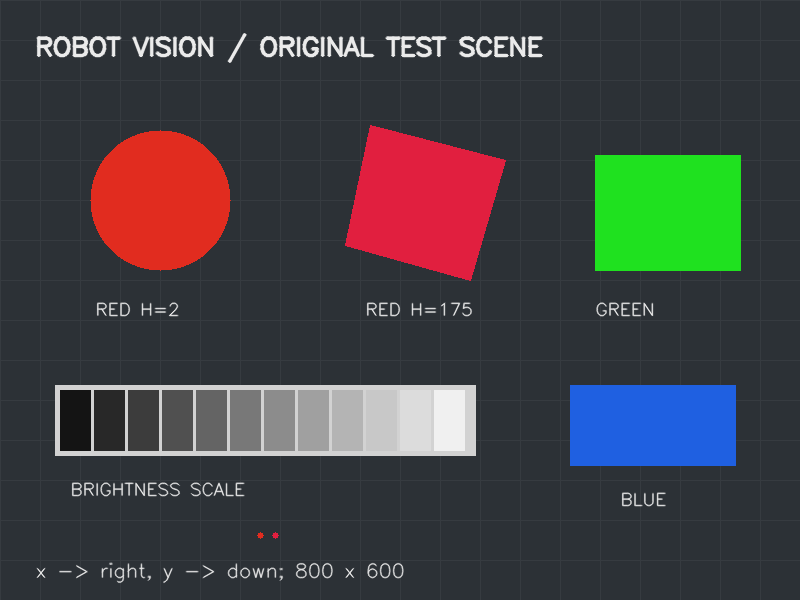
#> input picture data/scene.png, 800 x 600 px
$ python lesson03_drawing.py
#> lines starting #> are read from the running program, lines starting #| are printed output that depends on the picture; after the words box and inside, x2 and y2 are one past the last pixel; in counts of white or black regions, pixels touching at a corner belong together
### rosmaster_cv/common.py
"""Общие операции с изображениями; совместимо с Python 3.6 и OpenCV 4.x."""

import json
from pathlib import Path
import cv2
import numpy as np


def ensure_out(path):
    """Создать каталог результатов и вернуть pathlib.Path."""
    directory = Path(path).expanduser()
    directory.mkdir(parents=True, exist_ok=True)
    if not directory.is_dir():
        raise ValueError("Путь результатов не является каталогом: {}".format(directory))
    return directory


def read_image(path):
    """Прочитать изображение как uint8 BGR, с понятной ошибкой и Unicode-путями."""
    source = Path(path).expanduser()
    if not source.is_file():
        raise FileNotFoundError(
            "Не найдено изображение: {}. Проверьте --input и рабочую папку; "
            "учебные данные создаёт python3 tools/generate_data.py.".format(source)
        )
    encoded = np.fromfile(str(source), dtype=np.uint8)
    if encoded.size == 0:
        raise ValueError("Файл изображения пуст: {}".format(source))
    image = cv2.imdecode(encoded, cv2.IMREAD_COLOR)
    if image is None or image.size == 0:
        raise ValueError("OpenCV не смог прочитать изображение: {}".format(source))
    return image


# [22 lines left out: functions save_image, save_json, not called in this run]


def red_mask(image, saturation_min=80, value_min=60, hue_width=10):
    """Маска красного: объединение диапазонов около H=0 и H=179.

    В 8-битном HSV OpenCV H лежит в 0..179, S и V — в 0..255.
    """
    if not 0 <= saturation_min <= 255 or not 0 <= value_min <= 255:
        raise ValueError("Пороги S и V должны лежать в диапазоне 0..255.")
    if not 1 <= hue_width <= 30:
        raise ValueError("Ширина красного диапазона H должна быть от 1 до 30.")
    hsv = cv2.cvtColor(image, cv2.COLOR_BGR2HSV)
    low = cv2.inRange(hsv, (0, saturation_min, value_min), (hue_width, 255, 255))
    high = cv2.inRange(hsv, (180 - hue_width, saturation_min, value_min), (179, 255, 255))
    return cv2.bitwise_or(low, high)


# [4 lines left out: function find_external_contours, not called in this run]


def image_arguments(parser, lesson, default_input="data/scene.png"):
    parser.add_argument("--input", default=default_input, help="Входное изображение (по умолчанию %(default)s)")
    parser.add_argument("--out", default="outputs/{:02d}".format(lesson), help="Каталог результатов (по умолчанию %(default)s)")
    return parser


def run_cli(parser, action, argv=None):
    """Обработка ожидаемых ошибок без длинной трассировки для студента."""
    args = parser.parse_args(argv)
    try:
        result = action(args)
    except (OSError, ValueError, cv2.error) as exc:
        parser.error(str(exc))
    print("Готово: {}".format(Path(args.out).expanduser().resolve()))
    return result

### rosmaster_cv/lesson03_drawing.py
"""Урок 03: рисование, HSV, бинаризация, морфология и границы."""

import argparse
import cv2
import numpy as np
from .common import ensure_out, image_arguments, read_image, red_mask, run_cli, save_image, save_json


def execute(args):
    if not 0 <= args.threshold <= 255:
        raise ValueError("--threshold должен быть от 0 до 255.")
    if args.kernel < 1 or args.kernel > 31 or args.kernel % 2 == 0:
        raise ValueError("--kernel должен быть нечётным числом от 1 до 31.")
    if not 0 <= args.canny[0] < args.canny[1] <= 255:
        raise ValueError("--canny LOW HIGH: требуется 0 <= LOW < HIGH <= 255.")
    image = read_image(args.input)
    height, width = image.shape[:2]
    gray = cv2.cvtColor(image, cv2.COLOR_BGR2GRAY)
    hsv = cv2.cvtColor(image, cv2.COLOR_BGR2HSV)
    mask = red_mask(image, args.s_min, args.v_min, args.hue_width)
    kernel = cv2.getStructuringElement(cv2.MORPH_ELLIPSE, (args.kernel, args.kernel))
    opened = cv2.morphologyEx(mask, cv2.MORPH_OPEN, kernel)
    closed = cv2.morphologyEx(opened, cv2.MORPH_CLOSE, kernel)
    _, thresholded = cv2.threshold(gray, args.threshold, 255, cv2.THRESH_BINARY)
    canny = cv2.Canny(gray, args.canny[0], args.canny[1])
    annotated = image.copy()
    cv2.line(annotated, (0, height // 2), (width - 1, height // 2), (255, 255, 0), 2)
    cv2.rectangle(annotated, (width // 10, height // 10), (9 * width // 10, 9 * height // 10), (0, 255, 255), 2)
    cv2.circle(annotated, (width // 2, height // 2), max(1, min(width, height) // 12), (255, 255, 255), 2)
    cv2.ellipse(annotated, (3 * width // 4, 3 * height // 4), (max(1, width // 10), max(1, height // 18)), 20, 0, 360, (180, 0, 180), 2)
    triangle = np.int32([[width // 10, 3 * height // 4], [width // 5, 3 * height // 4], [3 * width // 20, 3 * height // 5]])
    cv2.polylines(annotated, [triangle], True, (255, 160, 0), 2)
    cv2.putText(annotated, "OpenCV: image coordinates", (12, max(18, height - 16)), cv2.FONT_HERSHEY_SIMPLEX, 0.6, (255, 255, 255), 2)
    output = ensure_out(args.out)
    images = {"annotated": annotated, "hsv_h": hsv[:, :, 0], "hsv_s": hsv[:, :, 1], "hsv_v": hsv[:, :, 2],
              "red_mask": mask, "threshold": thresholded, "opened": opened, "closed": closed, "canny": canny}
    for name, result in images.items():
        save_image(output / (name + ".png"), result)
    report = {"threshold": args.threshold, "kernel": args.kernel, "canny": args.canny,
              "red_h_ranges": [[0, args.hue_width], [180 - args.hue_width, 179]],
              "s_min": args.s_min, "v_min": args.v_min,
              "red_pixels_before": int(cv2.countNonZero(mask)), "red_pixels_after": int(cv2.countNonZero(closed)),
              "threshold_white_pixels": int(cv2.countNonZero(thresholded)), "edge_pixels": int(cv2.countNonZero(canny))}
    save_json(output / "report.json", report)
    return report


def main(argv=None):
    parser = image_arguments(argparse.ArgumentParser(description=__doc__), 3)
    parser.add_argument("--threshold", type=int, default=120, help="Порог яркости 0..255 (по умолчанию %(default)s)")
    parser.add_argument("--kernel", type=int, default=3, help="Нечётный размер морфологического ядра 1..31")
    parser.add_argument("--s-min", type=int, default=80, help="Минимальная насыщенность красного 0..255")
    parser.add_argument("--v-min", type=int, default=60, help="Минимальная яркость красного 0..255")
    parser.add_argument("--hue-width", type=int, default=10, help="Ширина каждого диапазона красного, 1..30")
    parser.add_argument("--canny", type=int, nargs=2, default=[60, 160], metavar=("LOW", "HIGH"), help="Два порога Canny (по умолчанию %(default)s)")
    return run_cli(parser, execute, argv)
#> in read_image, image is the input picture: shape (600, 800, 3); mean B, G, R 66.4, 65, 65
#> in execute, `gray = cv2.cvtColor(image, cv2.COLOR_BGR2GRAY)`:
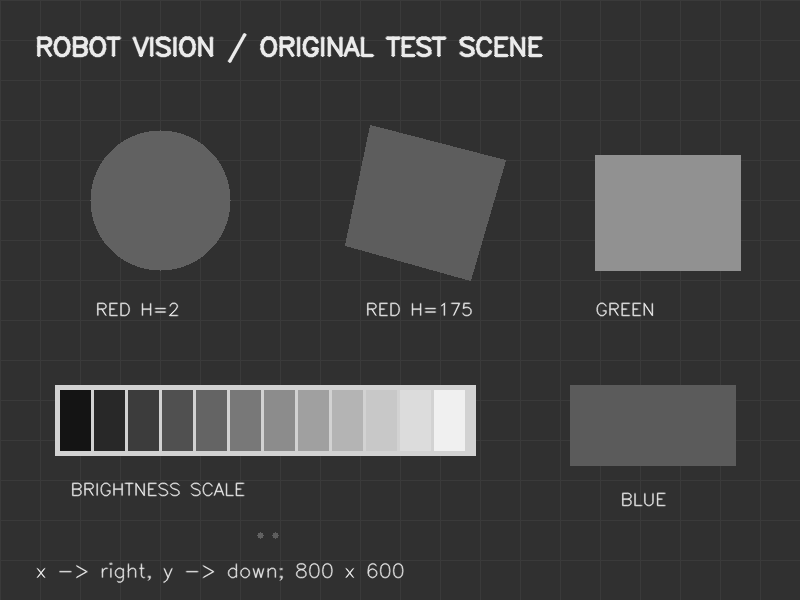
#> gray: shape (600, 800); min 20, max 240, mean 65.1
#> in execute, `hsv = cv2.cvtColor(image, cv2.COLOR_BGR2HSV)`: hsv: shape (600, 800, 3); mean H, S, V 95.5, 65.6, 85.2
#> in red_mask, `low = cv2.inRange(hsv, (0, saturation_min, value_min), (hue_width, 255..`:
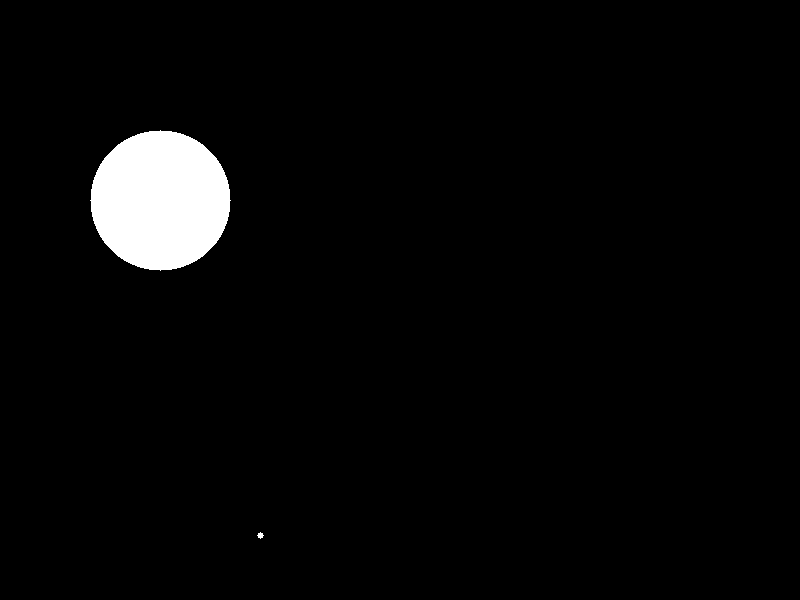
#> low: shape (600, 800); 3.2% white; 2 white regions, box (x1, y1, x2, y2) and area: (90, 130, 231, 271) 15373, (257, 532, 264, 539) 29
#> in red_mask, `high = cv2.inRange(hsv, (180 - hue_width, saturation_min, value_min), ..`:
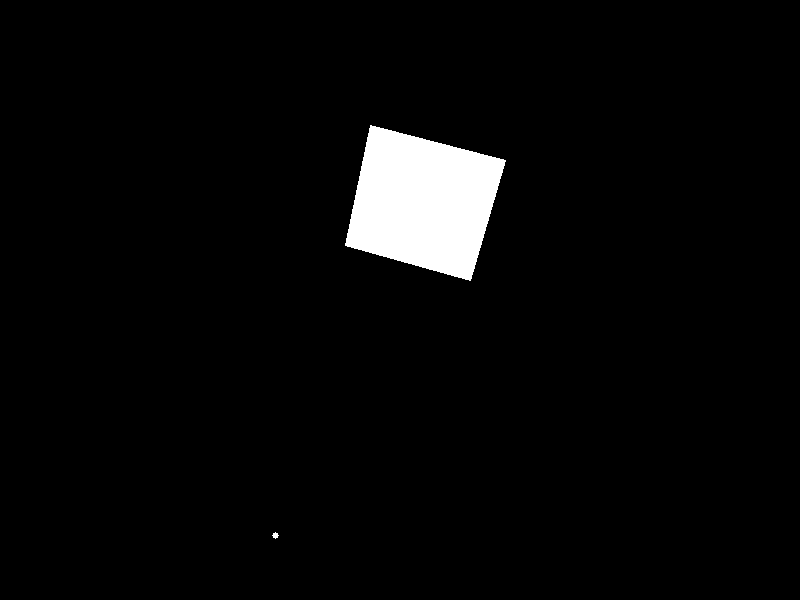
#> high: shape (600, 800); 3.5% white; 2 white regions, box (x1, y1, x2, y2) and area: (345, 125, 506, 281) 16906, (272, 532, 279, 539) 29
#> in red_mask, `return cv2.bitwise_or(low, high)`:
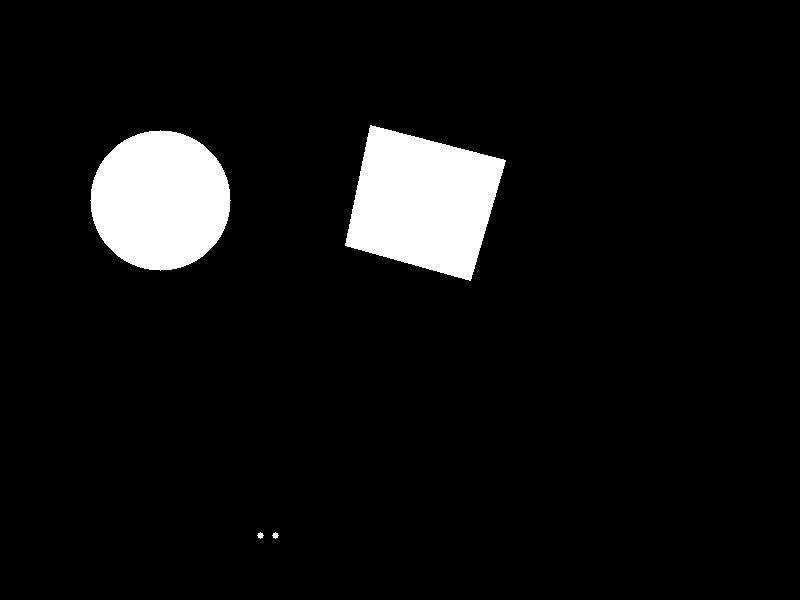
#> returned value: shape (600, 800); 6.7% white; 4 white regions, box (x1, y1, x2, y2) and area: (345, 125, 506, 281) 16906, (90, 130, 231, 271) 15373, (257, 532, 264, 539) 29, (272, 532, 279, 539) 29
#> in execute, `opened = cv2.morphologyEx(mask, cv2.MORPH_OPEN, kernel)`: opened: shape (600, 800); 6.7% white; 4 white regions, box (x1, y1, x2, y2) and area: (345, 125, 506, 281) 16902, (90, 130, 231, 271) 15373, (257, 532, 264, 539) 25, (272, 532, 279, 539) 25
#> in execute, `_, thresholded = cv2.threshold(gray, args.threshold, 255, cv2.THRESH_B..`:
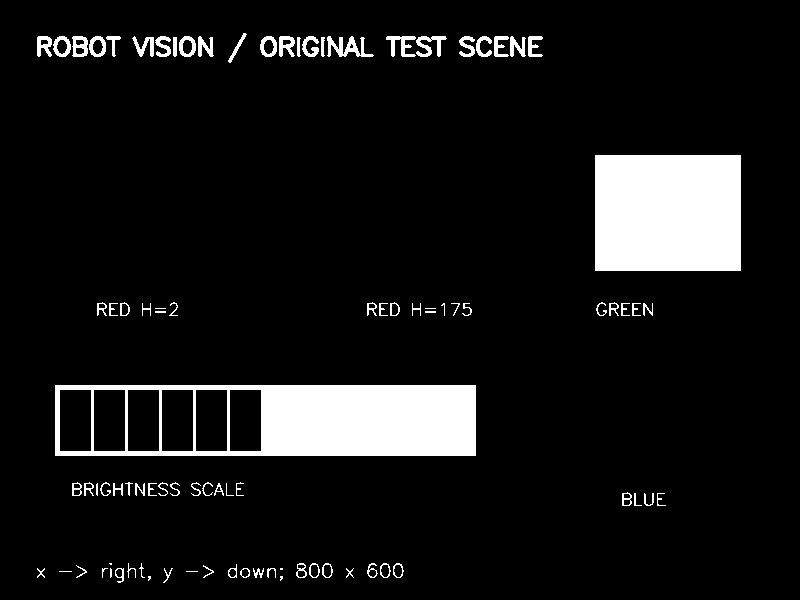
#> thresholded: shape (600, 800); 8.9% white; 92 white regions (11 under 20 px), largest, box (x1, y1, x2, y2) and area: (55, 385, 476, 456) 18545, (595, 155, 741, 271) 16936, (327, 36, 374, 57) 448
#> in execute, `canny = cv2.Canny(gray, args.canny[0], args.canny[1])`:
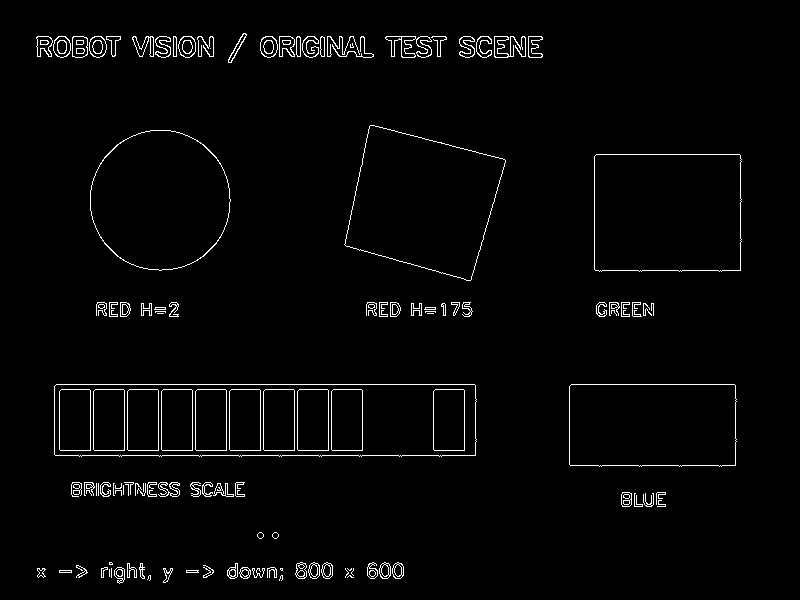
#> canny: shape (600, 800); 2.3% white in thin lines or dots, all inside (x1, y1, x2, y2) = (36, 33, 742, 584)
#> in execute, `cv2.putText(annotated, "OpenCV: image coordinates", (12, max(18, heigh..`:
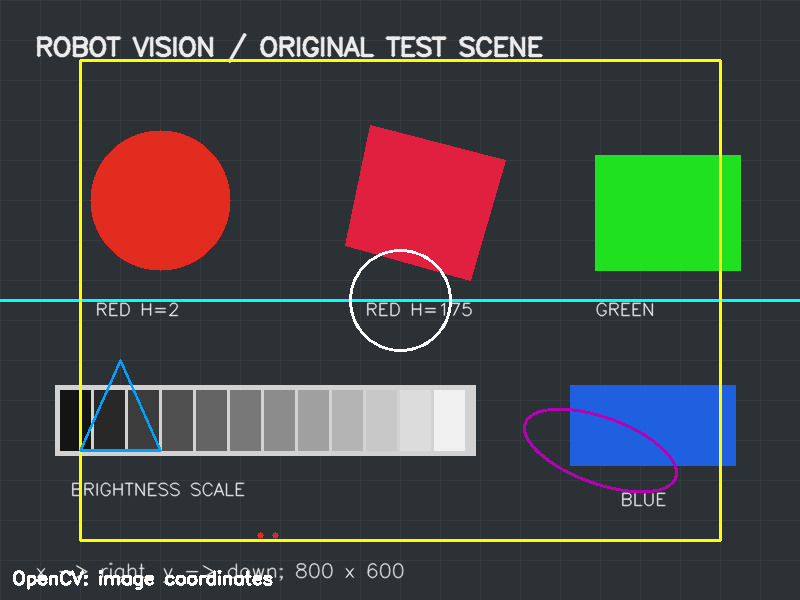
#> annotated: shape (600, 800, 3); mean B, G, R 68.1, 69.8, 69


if __name__ == "__main__":
#> (the run stopped early here; a loop or call above may not have finished)

$ run again, with data/portrait_plane.png copied over data/scene.png
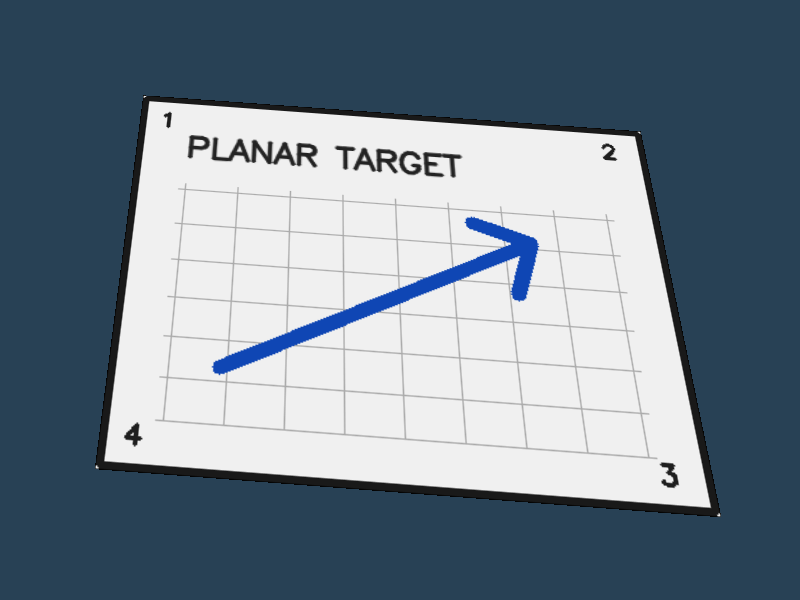
#> input picture data/portrait_plane.png, 800 x 600 px
#> in read_image, image is the input picture: shape (600, 800, 3); mean B, G, R 144.3, 131.7, 117
#> hsv: shape (600, 800, 3); mean H, S, V 59, 78.2, 144.3
#> low: shape (600, 800); every value is 0
#> in execute, `_, thresholded = cv2.threshold(gray, args.threshold, 255, cv2.THRESH_B..`:
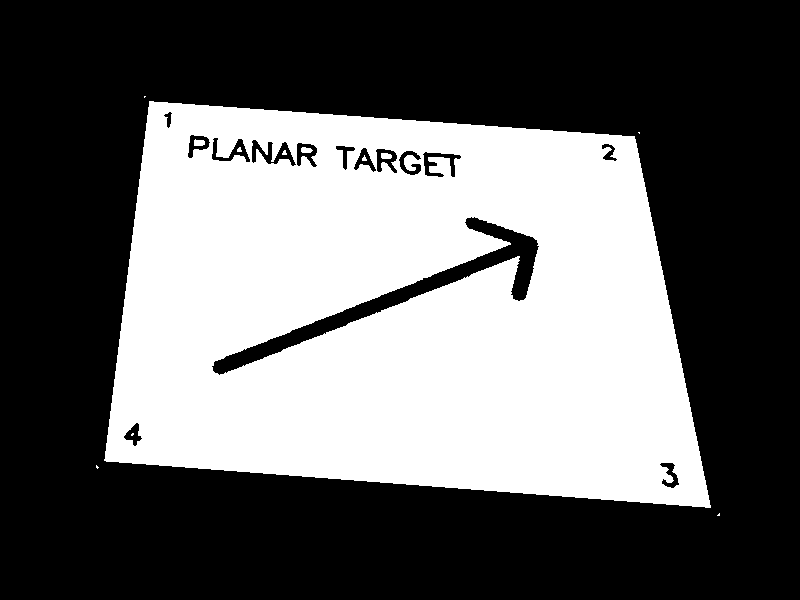
#> thresholded: shape (600, 800); 39.6% white; 12 white regions (8 under 20 px), largest, box (x1, y1, x2, y2) and area: (104, 101, 711, 508) 189670, (194, 139, 205, 146) 64, (381, 153, 392, 159) 59, (301, 147, 313, 153) 57
#> canny: shape (600, 800); 3.4% white in thin lines or dots, all inside (x1, y1, x2, y2) = (95, 95, 721, 518)
#> in execute, `cv2.putText(annotated, "OpenCV: image coordinates", (12, max(18, heigh..`:
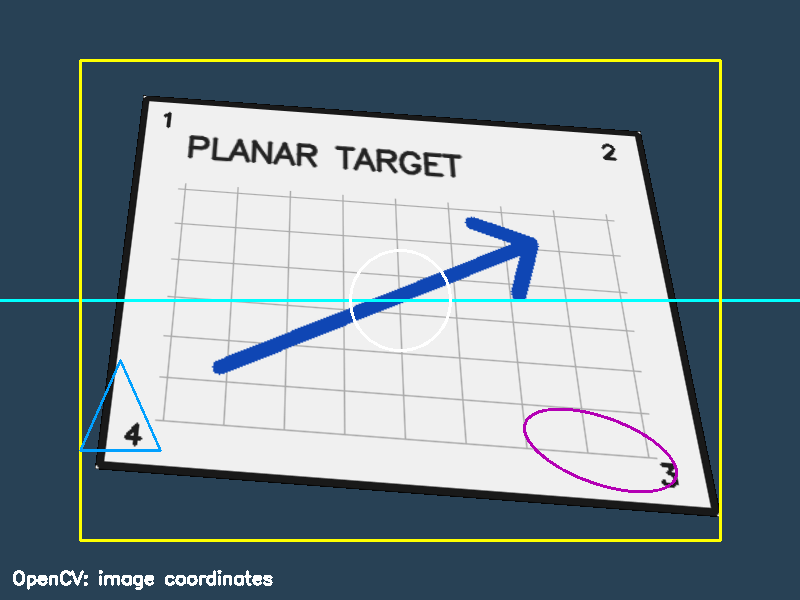
#> annotated: shape (600, 800, 3); mean B, G, R 144.2, 135, 119.8
